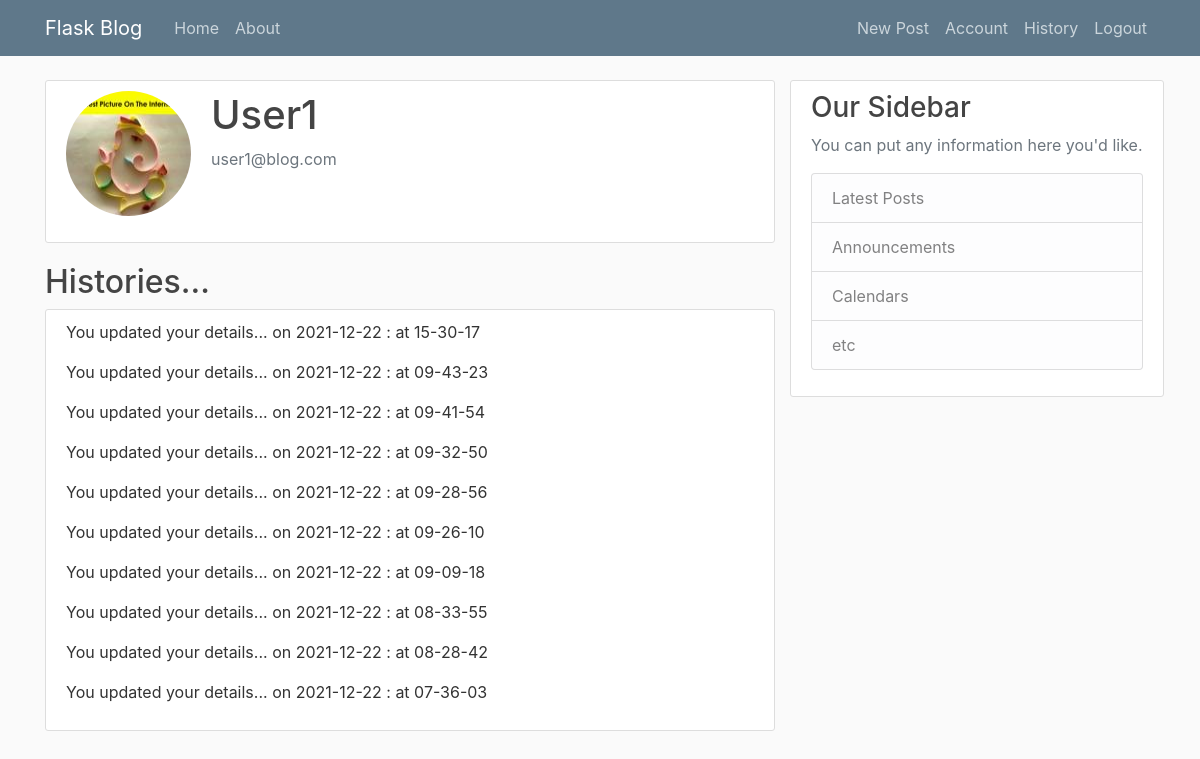
Page /account_history (signed in) on the earlier database version.
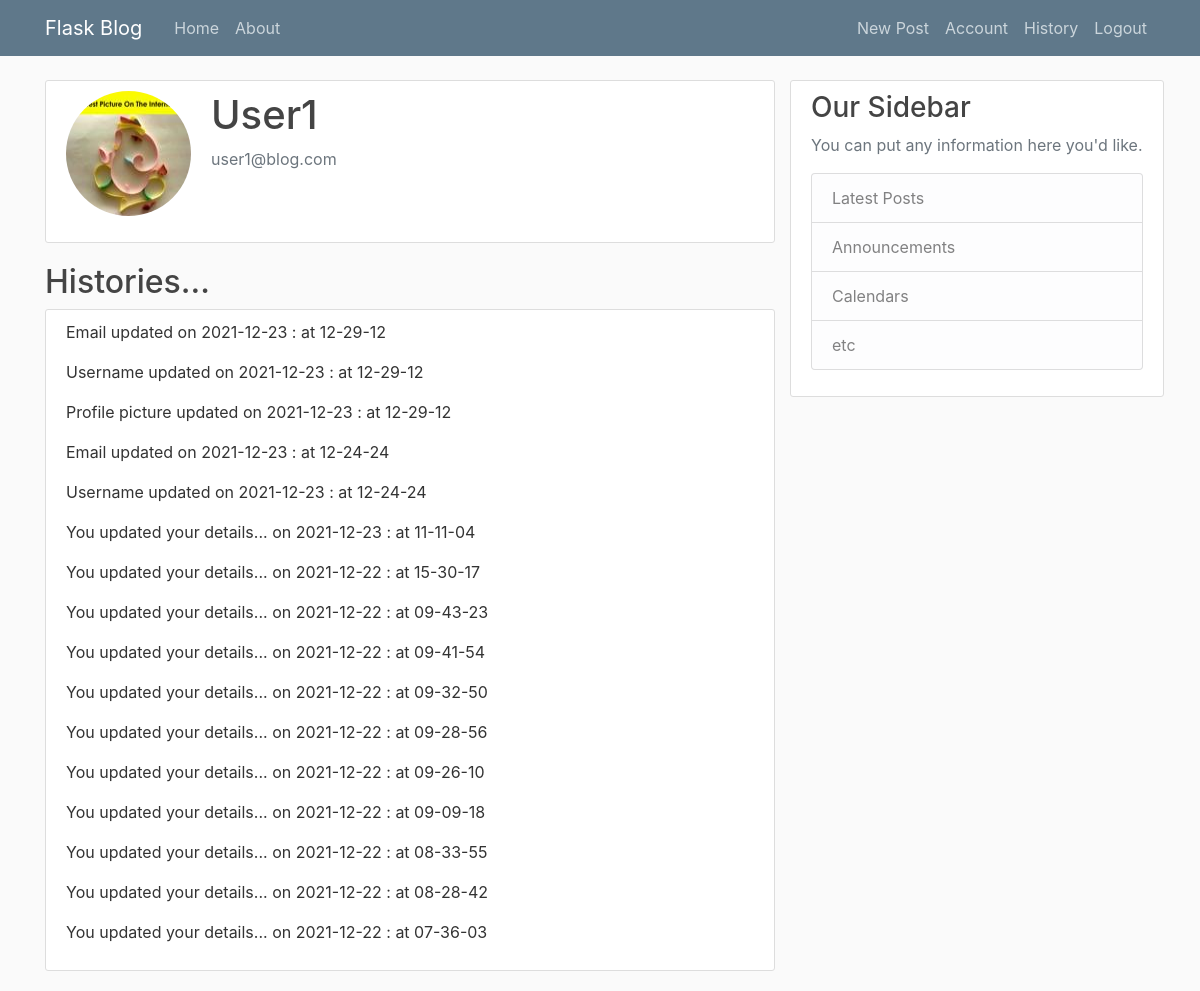
Same page on the later database version.
### flaskblog/models.py (models this page shows, shortened)
class AccountUpdateHistory(db.Model):
    id = db.Column(db.Integer, primary_key=True)
    title = db.Column(db.String(120), nullable=False, default="You updated ur account details")
    date_posted = db.Column(db.DateTime, nullable=False, default=datetime.now)
    user_id = db.Column(db.Integer, db.ForeignKey('user.id'), nullable=False)

### flaskblog/users/routes.py (the view)
@users.route('/account_history', methods=['GET'])
def account_history():
    if not current_user.is_authenticated:
        return redirect(url_for('main.home'))
    else:
        histories = AccountUpdateHistory.query.order_by(AccountUpdateHistory.date_posted.desc()).all()
    image_file = url_for('static', filename='profile_pics/' + current_user.image_file)
    return render_template('account_history.html', title='Account Update History',
                           image_file=image_file, histories=histories)

### flaskblog/models.py (called while the page is built)
@login_manager.user_loader
def load_user(user_id):
    return User.query.get(int(user_id))

### flaskblog/templates/account_history.html
{% extends "layout.html" %}
{% block content %}
        <div class="content-section">
            <div class="media">
                <img class="rounded-circle account-img" src=" {{ image_file }}" alt="">
                <div class="media-body">
                    <h2 class="account-heading">{{ current_user.username}}</h2>
                    <p class="text-secondary">{{ current_user.email }}</p>
                </div>
            </div>
        </div>
        <h2>Histories...</h2>
        <div class="content-section">
            {% for history in histories: %}
               <p class="article-content">{{ history.title }} on {{history.date_posted.strftime('%Y-%m-%d : at %H-%M-%S') }}</p>
            {% endfor %}
        </div>
{% endblock content %}

Differences in the rows shown:
added AccountUpdateHistory: title "Email updated", date_posted "2021-12-23 : at 12-29-12"
added AccountUpdateHistory: title "Username updated", date_posted "2021-12-23 : at 12-29-12"
added AccountUpdateHistory: title "Profile picture updated", date_posted "2021-12-23 : at 12-29-12"
added AccountUpdateHistory: title "Email updated", date_posted "2021-12-23 : at 12-24-24"
added AccountUpdateHistory: title "Username updated", date_posted "2021-12-23 : at 12-24-24"
added AccountUpdateHistory: title "You updated your details...", date_posted "2021-12-23 : at 11-11-04"
